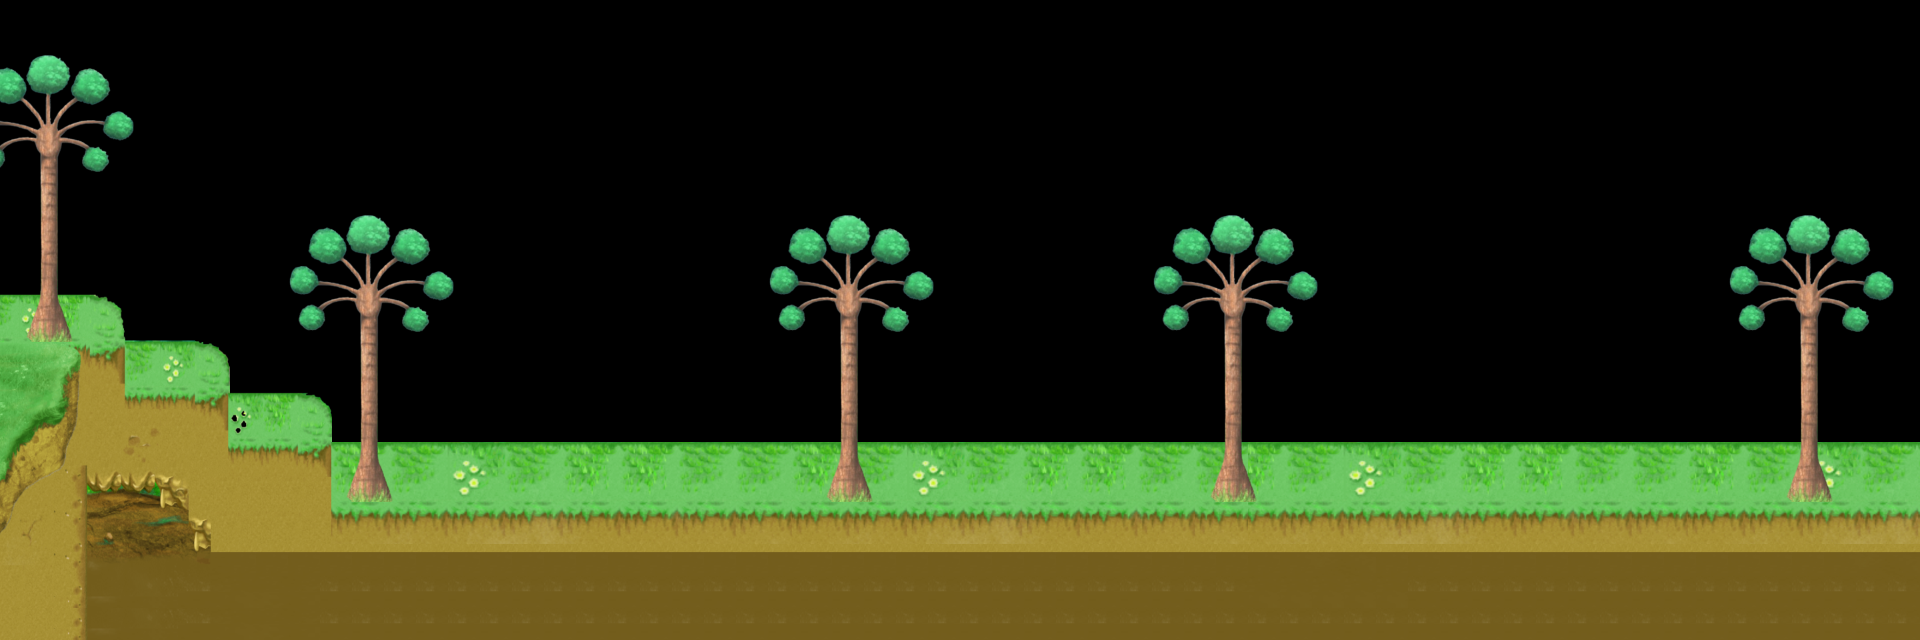

This is a level from a 2D game, rendered from its Tiled map with the project's own tilesets. A one-line summary and the map file follow, with tile-layer data summarised:
An orthogonal 60x20 tile map with 32x32 px tiles, 3 tile layers (Tile Layer 1, Tile Layer 2, Tile Layer 3).

<map version="1.10" tiledversion="1.10.2" orientation="orthogonal" renderorder="right-down" width="60" height="20" tilewidth="32" tileheight="32" infinite="0" nextlayerid="9" nextobjectid="1">
 <tileset firstgid="1" name="map2" tilewidth="32" tileheight="32" tilecount="1800" columns="60">
  <image source="map2.png" width="1920" height="960" />
 </tileset>
 <layer id="6" name="Tile Layer 1" width="60" height="20">
  <data>[1200 cells, 125 non-empty, 2 distinct tile ids]</data>
 </layer>
 <layer id="7" name="Tile Layer 2" width="60" height="20">
  <data>[1200 cells, 464 non-empty, 229 distinct tile ids]</data>
 </layer>
 <layer id="8" name="Tile Layer 3" width="60" height="20">
  <data>[1200 cells, 373 non-empty, 79 distinct tile ids]</data>
 </layer>
</map>